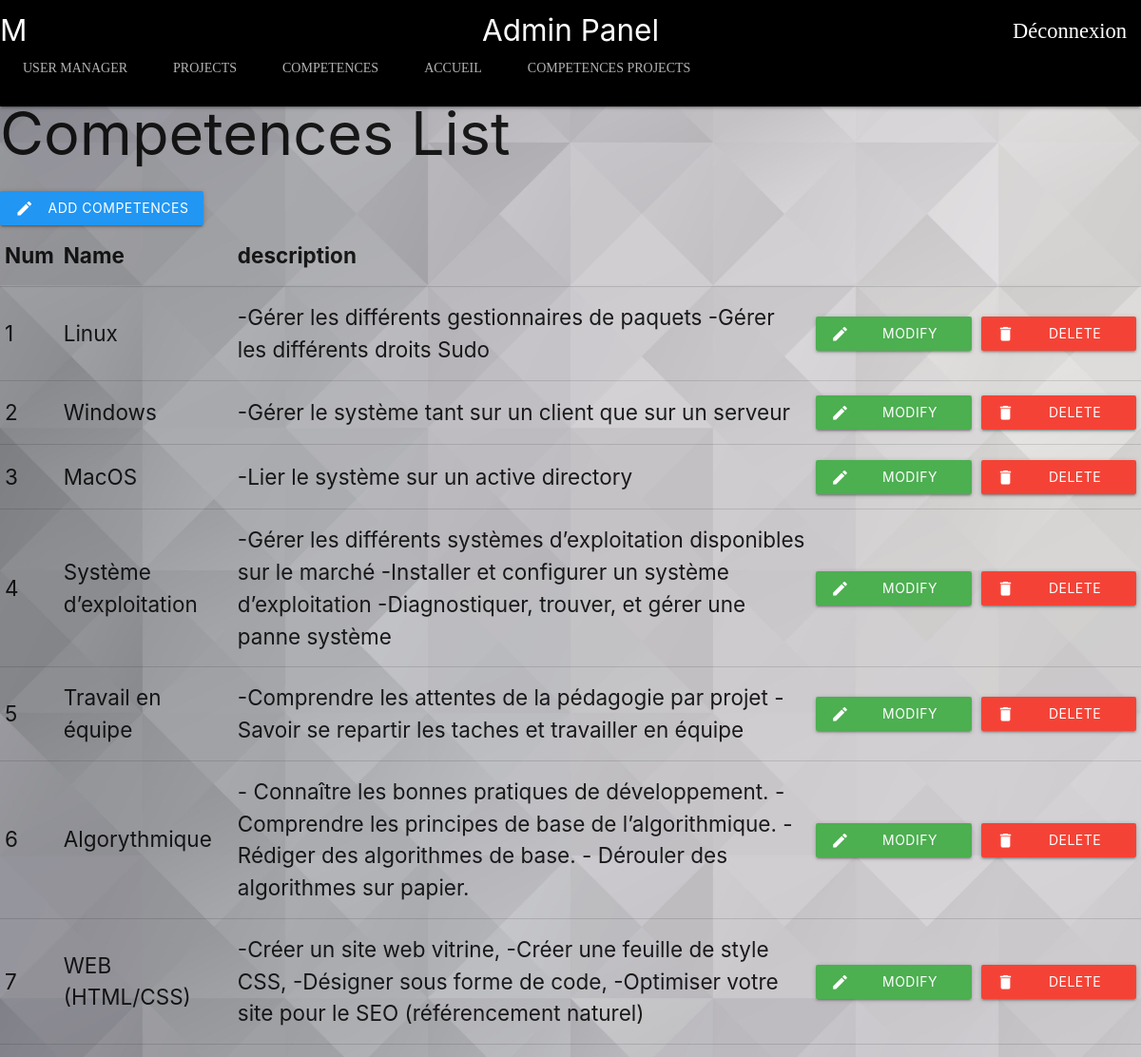
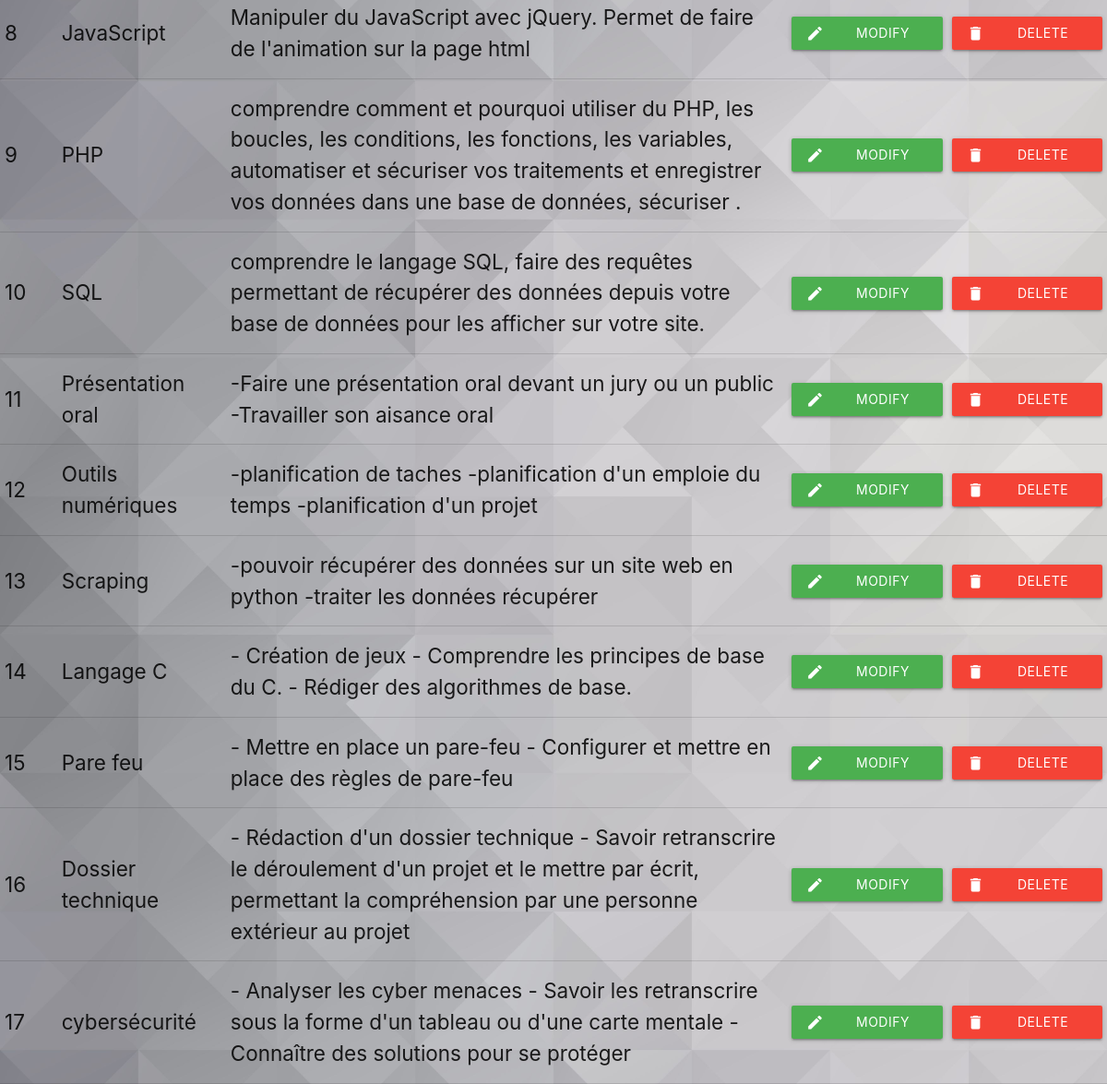
The page /admin_panel_comp.php (signed in) on the database its author committed (2 pictures, top to bottom).
### tables this page shows
CREATE TABLE IF NOT EXISTS `competences` (
  `ID` int NOT NULL AUTO_INCREMENT,
  `nom` varchar(200) NOT NULL,
  `description` varchar(2000) NOT NULL,
  `imageC` varchar(50) NOT NULL,
  `altC` varchar(50) NOT NULL,
  PRIMARY KEY (`ID`),
  UNIQUE KEY `nom` (`nom`)
);

### admin_panel_comp.php (the view, shortened to what this page needs)
<?php
  require "conf/config.php"
?>
<!DOCTYPE html>
<html lang="en">
<head>
  <link href="css/materialize.css" type="text/css" rel="stylesheet" />
  <link href="css/style.css" type="text/css" rel="stylesheet" />
  <link rel="stylesheet" href="https://cdnjs.cloudflare.com/ajax/libs/font-awesome/4.7.0/css/font-awesome.min.css">
  <link rel="stylesheet" href="https://cdnjs.cloudflare.com/ajax/libs/animate.css/4.1.1/animate.min.css"
  />
  <link rel="stylesheet" href="css/animate.css">
</head>
<body>
  <?php
    require "components/menueAdmin.php"
  ?>
    <table style="width:100%">
      <thead>
        <tr>
          <th>Num</th>
          <th>Name</th>
          <th>description</th>
          <th></th>
        </tr>
      </thead>
      <tbody>
          <html>
          <head>
          </head>
          <body>
          <h1>Competences List</h1>
          <a href="addCompetence.php" class="blue waves-effect waves-light btn"><i class="material-icons left">create</i>Add Competences</a>
          <?php
          $sql = "SELECT * FROM competences";
          $pre = $pdo->prepare($sql);
          $pre->execute();
          $data = $pre->fetchAll(PDO::FETCH_ASSOC);
          foreach($data as $user){ ?>
          <tr>
            <td><?php echo $user['ID'] ?></td>
            <td><?php echo $user['nom'] ?></td>
            <td><?php echo $user['description']?></td>
            <td>
              <a href="customizeCompetence.php?id=<?php echo $user['ID']?>" class="green waves-effect waves-light btn"><i class="material-icons left">create</i>Modify Competences</a>
            </td>
            <td>
              <a href="action/deleteCompetence.php?id=<?php echo $user['ID']?>" class="red waves-effect waves-light btn"><i class="material-icons left">delete</i>Delete Competences</a>
            </td>
          </tr>
          <?php } ?>
      </tbody>
    </table>
  </body>
 </html>
</body>

### css/style.css (style rules this page uses)
html { scroll-behavior: smooth; }
body { font-size : 150%; background: url(../img/back.jpg); background-size: 100%; background-attachment: fixed; margin-bottom: 0px; z-index: -1; }

### rows shown on the page
competences: ID "1", nom "Linux", description "-Gérer les différents gestionnaires de paquets -Gérer les différents droits Sudo"
competences: ID "2", nom "Windows", description "-Gérer le système tant sur un client que sur un serveur"
competences: ID "3", nom "MacOS", description "-Lier le système sur un active directory"
competences: ID "4", nom "Système d’exploitation", description "-Gérer les différents systèmes d’exploitation disponibles sur le marché -Installer et configurer un système d’exploitation -Diagnostiquer, trouver, et gérer une panne système"
competences: ID "5", nom "Travail en équipe", description "-Comprendre les attentes de la pédagogie par projet -Savoir se repartir les taches et travailler en équipe"
competences: ID "6", nom "Algorythmique", description "- Connaître les bonnes pratiques de développement. - Comprendre les principes de base de l’algorithmique. - Rédiger des algorithmes de base. - Dérouler des algorithmes sur papier."
competences: ID "7", nom "WEB (HTML/CSS)", description "-Créer un site web vitrine, -Créer une feuille de style CSS, -Désigner sous forme de code, -Optimiser votre site pour le SEO (référencement naturel)"
competences: ID "8", nom "JavaScript", description "Manipuler du JavaScript avec jQuery. Permet de faire de l'animation sur la page html"
competences: ID "9", nom "PHP", description "comprendre comment et pourquoi utiliser du PHP, les boucles, les conditions, les fonctions, les variables, automatiser et sécuriser vos traitements et enregistrer vos données dans une base de données, sécuriser ."
competences: ID "10", nom "SQL", description "comprendre le langage SQL, faire des requêtes permettant de récupérer des données depuis votre base de données pour les afficher sur votre site."
competences: ID "11", nom "Présentation oral", description "-Faire une présentation oral devant un jury ou un public -Travailler son aisance oral"
competences: ID "12", nom "Outils numériques", description "-planification de taches -planification d'un emploie du temps -planification d'un projet"
competences: ID "13", nom "Scraping", description "-pouvoir récupérer des données sur un site web en python -traiter les données récupérer"
competences: ID "14", nom "Langage C", description "- Création de jeux - Comprendre les principes de base du C. - Rédiger des algorithmes de base."
competences: ID "15", nom "Pare feu", description "- Mettre en place un pare-feu - Configurer et mettre en place des règles de pare-feu"
competences: ID "16", nom "Dossier technique", description "- Rédaction d'un dossier technique - Savoir retranscrire le déroulement d'un projet et le mettre par écrit, permettant la compréhension par une personne extérieur au projet"
competences: ID "17", nom "cybersécurité", description "- Analyser les cyber menaces - Savoir les retranscrire sous la forme d'un tableau ou d'une carte mentale - Connaître des solutions pour se protéger"
